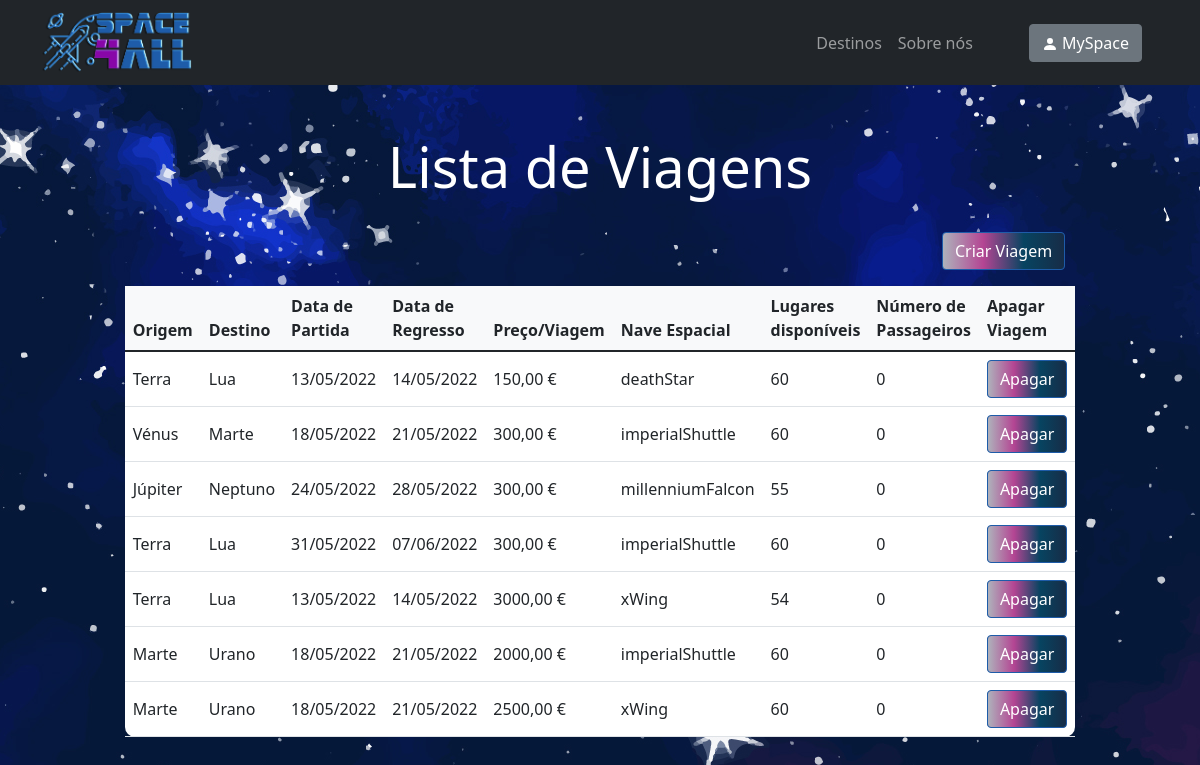
/trip-list, run on an earlier commit of the app's database.
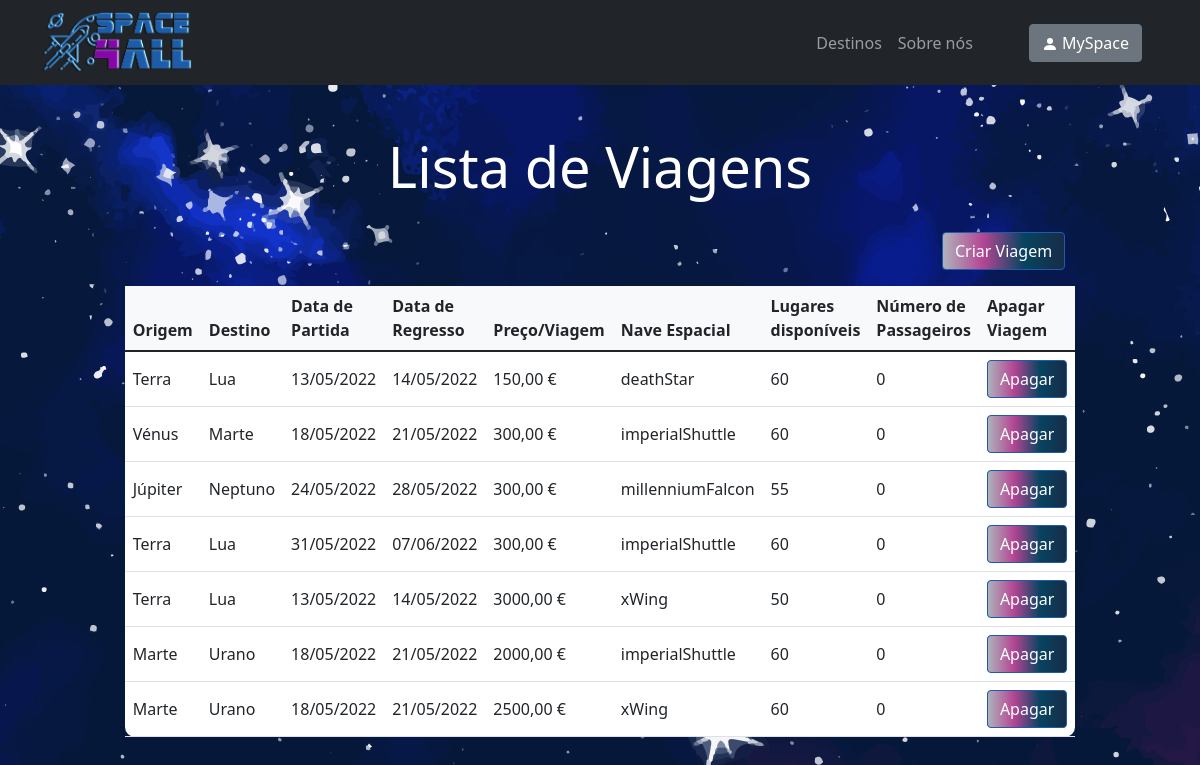
And on a later commit of the database.
### space_trip/models.py (models this page shows)
class Trip(models.Model):
 origin = models.CharField(max_length=50)
 destination = models.CharField(max_length=50)
 departure_date = models.DateTimeField('departure_date')
 return_date = models.DateTimeField('return_date')
 price = models.IntegerField(default=600)
 spaceship = models.CharField(max_length=50)
 available_seats = models.IntegerField(default=60)
 number_of_passengers = models.IntegerField(default=0)

### space_trip/views.py (the view)
# urls.py: path("trip-list", views.tripList, name="trip-list"),
def tripList(request):
    trip_list = Trip.objects.all()
    return render(request, 'space_trip/trip-list.html', {'trip_list': trip_list})

### space_trip/templates/space_trip/trip-list.html (shortened to what this page needs)
{% extends "./index.html" %}
{% load static %}
{% block body %}
<div>
      <br><br>
       <h1 style="color: white; text-align: center;" class="glow display-4">Lista de Viagens</h1>
      <br>
      <a href="{% url 'space_trip:trip-management' %}"><button class="btn btn-primary btn-block fa-lg gradient-custom-2 mb-3" style="position: relative; left: 78.5%">Criar Viagem</button></a>
      <br>
      {% if trip_list %}
          <table class="table align-middle mb-0 bg-white w-75" style="border-radius: 10px; margin-left: auto; margin-right: auto;">
            <thead class="bg-light">
              <tr>
                <th>Origem</th>
                <th>Destino</th>
                <th>Data de Partida</th>
                <th>Data de Regresso</th>
                <th>Preço/Viagem</th>
                <th>Nave Espacial</th>
                <th>Lugares disponíveis</th>
                <th>Número de Passageiros</th>
                <th>Apagar Viagem</th>
              </tr>
            </thead>
            <tbody>
            {% for trip in trip_list %}
                  <tr>
                    <td>
                        {{ trip.origin }}
                    </td>
                    <td>
                        {{ trip.destination }}
                    </td>
                    <td>
                        {{ trip.departure_date|date:"d/m/Y" }}
                    </td>
                    <td>
                        {{ trip.return_date|date:"d/m/Y" }}
                    </td>
                    <td>
                        {{ trip.price }},00 €
                    </td>
                    <td>
                        {{ trip.spaceship }}
                    </td>
                    <td>
                        {{ trip.available_seats }}
                    </td>
                    <td>
                        {{ trip.number_of_passengers }}
                    </td>
                    <td>
                        <form action="{% url 'space_trip:deleteTrip' trip.id %}" method="get" onSubmit="return confirm('Tem a certeza de que deseja apagar a viagem?')">
                            <input class="btn btn-primary btn-block fa-lg gradient-custom-2" type="submit" value="Apagar" />
                        </form>
                    </td>
                  </tr>
                {% endfor %}
            </tbody>
          </table>
    {% else %}
        <h1 style="color: white; text-align: center;" class="glow display-4">Não existem viagens disponíveis</h1>
    {% endif %}
</div>
{% endblock %}

What changed in the data, as far as the page shows it:
changed Trip (number 5 of 7 on the later page): available_seats "54" → "50"
